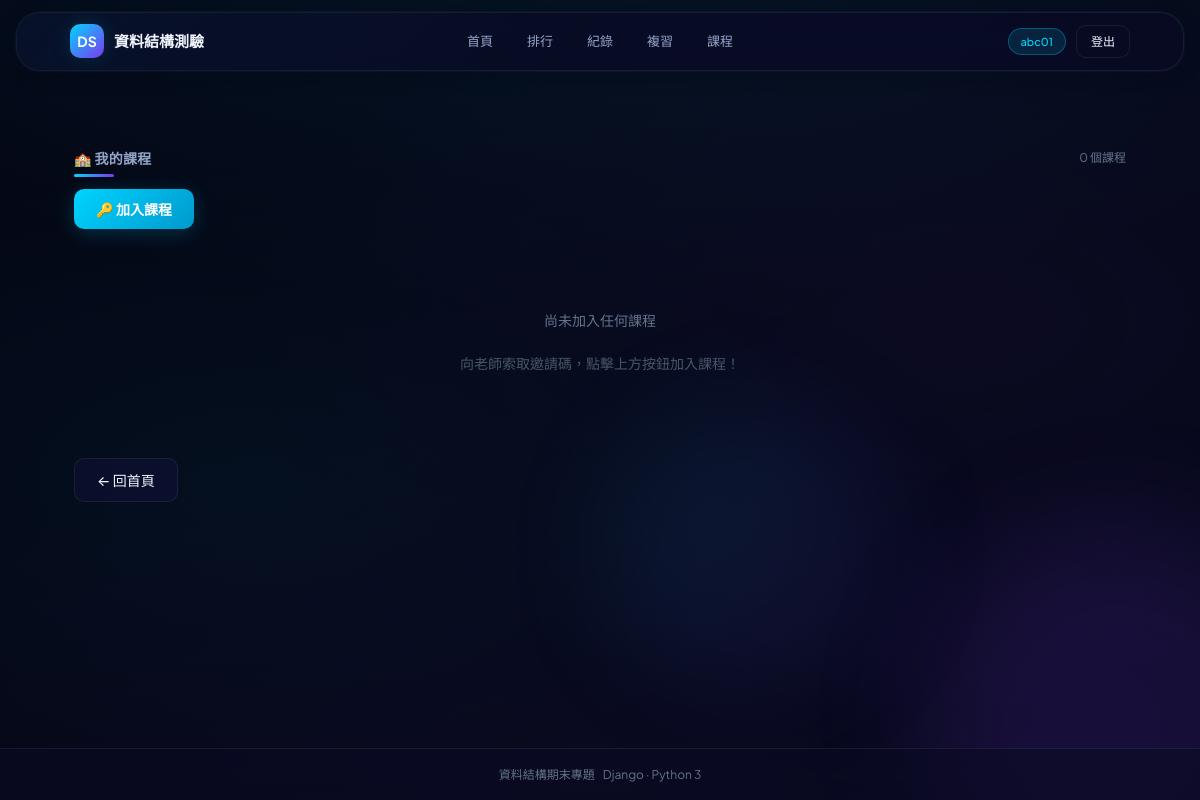
Before: /classroom/my/ (signed in) with the older database file.
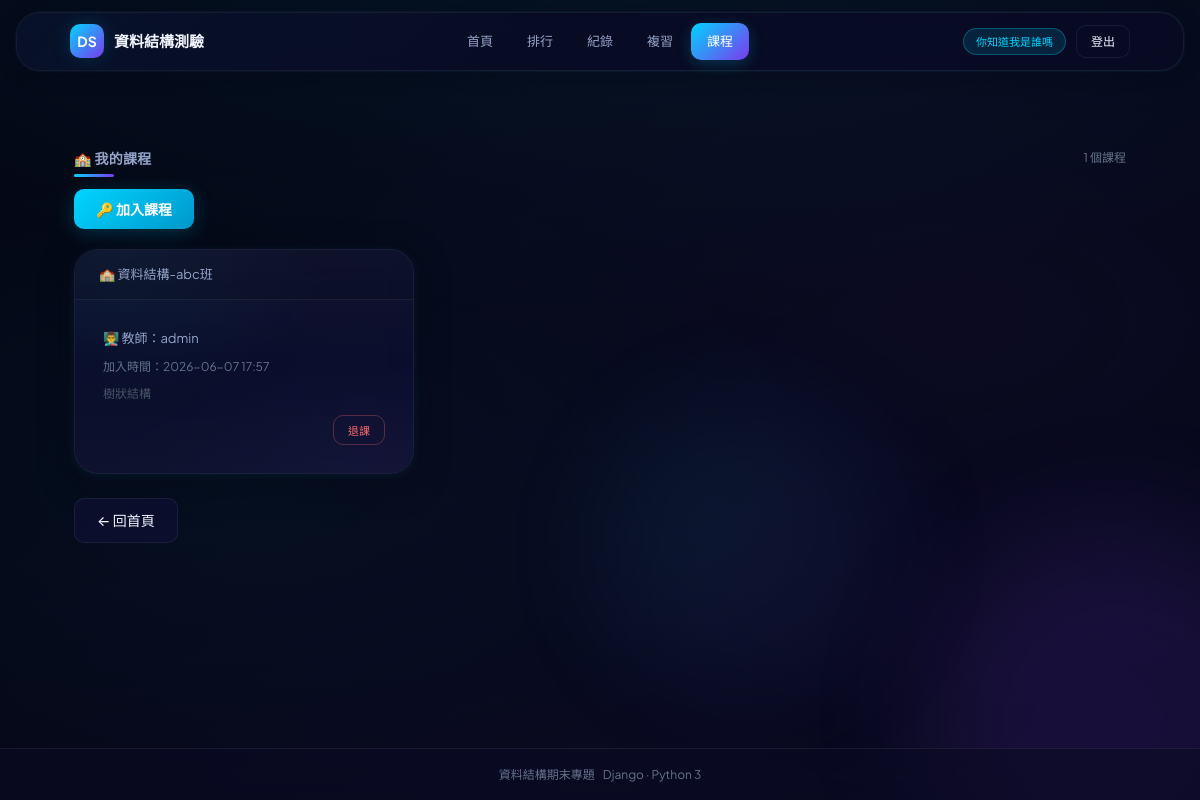
After: the same page with the newer database file.
### quiz_app/models.py (models this page shows, shortened)
class User(AbstractUser):
    nickname = models.CharField(max_length=50, blank=True, verbose_name='暱稱')
    student_class = models.CharField(max_length=50, blank=True, null=True, verbose_name='班級')
    is_teacher = models.BooleanField(default=False, verbose_name='教師身分')
    class Meta:
        verbose_name = '使用者'
        verbose_name_plural = '使用者'

class ClassroomEnrollment(models.Model):
    classroom = models.ForeignKey(Classroom, on_delete=models.CASCADE, related_name='enrollments', verbose_name='班級')
    student = models.ForeignKey(User, on_delete=models.CASCADE, related_name='enrollments', verbose_name='學生')
    joined_at = models.DateTimeField(auto_now_add=True, verbose_name='加入時間')
    class Meta:
        verbose_name = '班級成員'
        verbose_name_plural = '班級成員'
        unique_together = ['classroom', 'student']
        ordering = ['joined_at']

class Classroom(models.Model):
    name = models.CharField(max_length=100, verbose_name='班級名稱')
    teacher = models.ForeignKey(User, on_delete=models.CASCADE, related_name='classrooms', verbose_name='教師')
    invite_code = models.CharField(max_length=20, unique=True, verbose_name='邀請碼')
    description = models.TextField(blank=True, verbose_name='班級描述')
    created_at = models.DateTimeField(auto_now_add=True, verbose_name='建立時間')
    is_active = models.BooleanField(default=True, verbose_name='啟用中')
    class Meta:
        verbose_name = '班級'
        verbose_name_plural = '班級'
        ordering = ['-created_at']

### quiz_app/views.py (the view)
# urls.py: path('classroom/my/', views.classroom_my, name='classroom_my'),
def classroom_my(request):
    if not request.user.is_authenticated:
        return redirect('login')
    enrollments = ClassroomEnrollment.objects.filter(student=request.user).select_related('classroom', 'classroom__teacher')
    return render(request, 'quiz_app/classroom_my.html', {
        'enrollments': enrollments,
    })

### quiz_app/templates/quiz_app/classroom_my.html (shortened to what this page needs)
<!DOCTYPE html>
<html lang="zh-Hant">
<head>
  {% load static %}
  <link rel="stylesheet" href="{% static 'quiz_app/css/style.css' %}"/>
</head>
<body>
<div class="stars">
</div>
<div class="floating-orb"></div><div class="floating-orb"></div><div class="floating-orb"></div>
<div class="app">
  <header class="header">
    <div class="header-inner">
      <a class="brand" href="{% url 'home' %}">
        <span class="brand-icon">DS</span>
        <span>資料結構測驗</span>
      </a>
      <nav class="nav" id="main-nav">
        <a class="nav-link" href="{% url 'home' %}">首頁</a>
        <a class="nav-link" href="{% url 'leaderboard' %}">排行</a>
        <a class="nav-link" href="{% url 'quiz_records' %}">紀錄</a>
        <a class="nav-link" href="{% url 'wrong_answers' %}">複習</a>
        {% if user.is_teacher %}
        <a class="nav-link" href="{% url 'classroom_list' %}">課程</a>
        {% else %}
        <a class="nav-link active" href="{% url 'classroom_my' %}">課程</a>
        {% endif %}
      </nav>
      <div class="header-meta">
        {% if user.is_authenticated %}
          <span class="tag tag-cyan" id="user-tag" onclick="openProfileModal()" style="cursor:pointer;" data-nickname="{{ user.nickname|default:'' }}" data-email="{{ user.email|default:'' }}" data-student-class="{{ user.student_class|default:'' }}">{{ user.nickname|default:user.username }}</span>
          <a href="{% url 'logout' %}" class="btn btn-sm btn-ghost">登出</a>
        {% endif %}
      </div>
    </div>
  </header>
  <main>
    <div class="container">
      <div class="section-head">
        <h3 class="section-title">🏫 我的課程</h3>
        <span class="section-meta">{{ enrollments|length }} 個課程</span>
      </div>
      <div style="margin-bottom:20px;">
        <button class="btn btn-primary" onclick="openJoinModal()">🔑 加入課程</button>
      </div>
      {% if enrollments %}
      <div style="display:grid;grid-template-columns:repeat(auto-fill,minmax(300px,1fr));gap:16px;">
        {% for e in enrollments %}
        <div class="panel">
          <div class="panel-header">
            <span>🏫 {{ e.classroom.name }}</span>
          </div>
          <div class="panel-body">
            <div style="font-size:13px;color:var(--text-muted);margin-bottom:8px;">
              👨‍🏫 教師：{{ e.classroom.teacher.nickname }}
            </div>
            <div style="font-size:12px;color:var(--text-dim);">
              加入時間：{{ e.joined_at|date:"Y-m-d H:i" }}
            </div>
            {% if e.classroom.description %}
            <div style="margin-top:8px;font-size:12px;color:var(--text-faint);">{{ e.classroom.description }}</div>
            {% endif %}
            {% if e.classroom.is_active %}
            <div style="margin-top:12px;text-align:right;">
              <button class="btn btn-sm btn-ghost" onclick="leaveCourse({{ e.classroom.id }})" style="color:var(--coral);border-color:var(--coral-border);font-size:11px;">退課</button>
            </div>
            {% else %}
            <div style="margin-top:12px;"><span class="tag tag-coral" style="font-size:11px;">已關閉</span></div>
            {% endif %}
          </div>
        </div>
        {% endfor %}
      </div>
      {% else %}
      <div class="empty">
        <div>尚未加入任何課程</div>
        <div style="margin-top:8px;color:var(--text-faint);">向老師索取邀請碼，點擊上方按鈕加入課程！</div>
      </div>
      {% endif %}
      <div style="margin-top:24px;">
        <a class="btn" href="{% url 'home' %}">← 回首頁</a>
      </div>
    </div>
  </main>
  <footer class="app-footer">
    <div class="container footer-inner" style="padding:0;">
      <div class="dim" style="font-size:12px">資料結構期末專題</div>
      <div class="dim" style="font-size:12px">Django · Python 3</div>
    </div>
  </footer>
</div>
</body>
</html>

Changed rows visible on the page:
changed User: is_teacher True → False (drawn); nickname "abc01" → "你知道我是誰嗎"
added ClassroomEnrollment: classroom.name "資料結構-abc班", classroom.teacher.nickname "admin", joined_at "2026-06-07 17:57", classroom.description "樹狀結構"
Other visible differences:
{{ enrollments|length }}: "0" → "1"
text no longer shown: "尚未加入任何課程 向老師索取邀請碼，點擊上方按鈕加入課程！"
